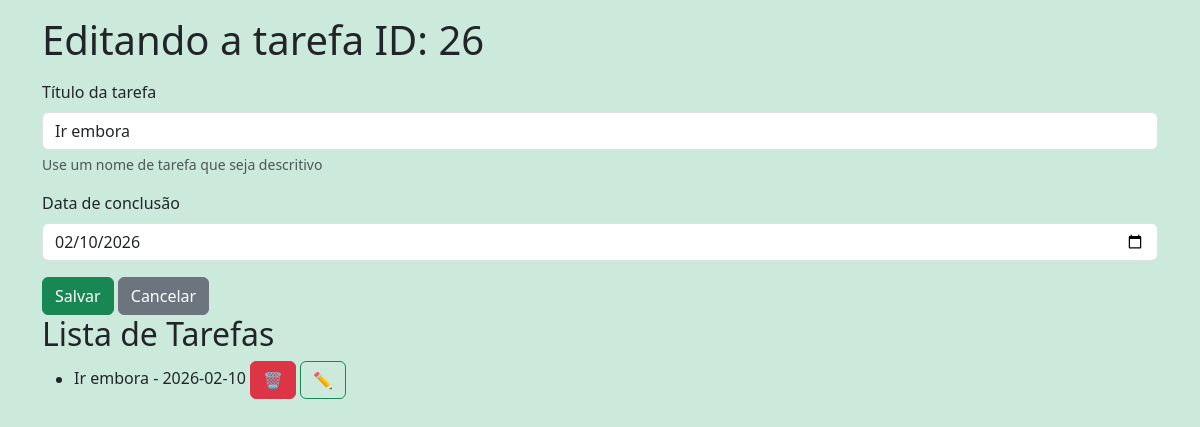
The app's page /update/26 with its own data.
### tables this page shows
CREATE TABLE tarefas (
        id INTEGER PRIMARY KEY AUTOINCREMENT,
        titulo_tarefa TEXT NOT NULL,
        data_conclusao TEXT);

### app.py (the view)
@app.route('/update/<int:idTarefa>', methods = ['GET', 'POST'])
def update(idTarefa):
    if request.method == 'POST':
        titulo = request.form['titulo-tarefa']
        data = request.form['data-conclusao']
        tarefa = Tarefa(titulo, data, idTarefa)
        tarefa.atualizar_tarefa()
        return redirect(url_for('agenda')) # early return
    tarefas = Tarefa.obter_tarefas()
    tarefa_selecionada = Tarefa.id(idTarefa)
    return render_template('agenda.html', titulo=f'Editando a tarefa ID: {idTarefa}', tarefas=tarefas, tarefa_selecionada=tarefa_selecionada)

### models/database.py (called while the page is built)
    def buscar_tudo(self, query: str, params: tuple = ()) -> list[Any]:
        self.cursor.execute(query, params)
        return self.cursor.fetchall()

    def close(self) -> None:
        self.connection.close()

    def __enter__(self) -> Self:
        return self

    def __exit__(self, exc_type: Optional[Type[BaseException]], exc_value: Optional[BaseException], tb: Optional[TracebackType]) -> None:
        if exc_type is not None:
            print('Exceção caprturada no contexto:')
            print(f'Tipo: {exc_type.__name__}')
            print(f'Mensagem: {exc_value}')
            print('Traceback completo:')
            traceback.print_tb(tb)
        self.close()

### models/tarefa.py (called while the page is built)
    @classmethod
    def id(cls, id: int) -> Self:
        with Database('./data/tarefas.sqlite3') as db:
            query: str = 'SELECT titulo_tarefa, data_conclusao FROM tarefas WHERE id = ?;'
            params: tuple = (id,)
            resultado: list[Any] = db.buscar_tudo(query, params)
            [[titulo, data]] = resultado
        return cls(id_tarefa=id, titulo_tarefa=titulo, data_conclusao=data)

    @classmethod
    def obter_tarefas(cls) -> list[Self]:
        with Database('./data/tarefas.sqlite3') as db:
            query: str = 'SELECT titulo_tarefa, data_conclusao, id FROM tarefas;'
            resultados: list[Any] = db.buscar_tudo(query)
            tarefas: list[Self] = [cls(titulo, data, id) for titulo, data, id in resultados]
            return tarefas

### templates/agenda.html
    {% extends "base.html" %}
    {% block content %}
    <form class="mt-3" method="POST">
            <div class="mb-3">
                <label for="titulo-tarefa" class="form-label">Título da tarefa</label>
                <input type="text" class="form-control" name = "titulo-tarefa" id="titulo-tarefa" aria-describedby="ajudaNomeTarefa" value="{{ tarefa_selecionada.titulo_tarefa if
                tarefa_selecionada else '' }}" required>
            <div id="ajudaNomeTarefa" class="form-text">Use um nome de tarefa que seja descritivo</div>
            </div>
            <div class="mb-3">
                <label for="data-conclusao" class="form-label">Data de conclusão</label>
                <input type="date" class="form-control" name="data-conclusao" id="data-conclusao"
                value="{{ tarefa_selecionada.data_conclusao if tarefa_selecionada else '' }}">
            </div>
            <button type="submit" class="btn btn-primary">Salvar</button>
            {% if tarefa_selecionada %}
                <a href="{{ url_for('agenda') }}" class="btn btn-secondary">Cancelar</a>
            {% endif %}
    </form>
<h2>Lista de Tarefas</h2>
    {% if tarefas %}
        <ul>
            {% for tarefa in tarefas %}
                <li>{{ tarefa.titulo_tarefa }} - {{ tarefa.data_conclusao }}
                    <a href="{{ url_for('delete', idTarefa=tarefa.id_tarefa) }}" class="btn btn-danger">🗑️</a>
                    <a href="{{ url_for('update', idTarefa=tarefa.id_tarefa) }}" class="btn btn-outline-primary">✏️</a>
                </li>
            {% endfor %}
        </ul>
    {% else %}
        <p>Nenhuma tarefa cadastrada</p>
    {% endif %}
    {% endblock %}

### static/style.css (style rules this page uses)
:root { --bs-primary: #198754; --bs-success: #2fbf71; --bs-link-color: #198754; --bs-link-hover-color: #146c43; }
.btn-primary { background-color: #198754 !important; border-color: #198754 !important; }
.btn-outline-primary { color: #198754 !important; border-color: #198754 !important; }
a { color: #198754; }
body { background-color: #cceadc !important; }

### records on screen
tarefas: titulo-tarefa "Ir embora", data-conclusao "02/10/2026", titulo_tarefa "Ir embora", data_conclusao "2026-02-10"

### other values on screen
{{ titulo }} "Editando a tarefa ID: 26"
